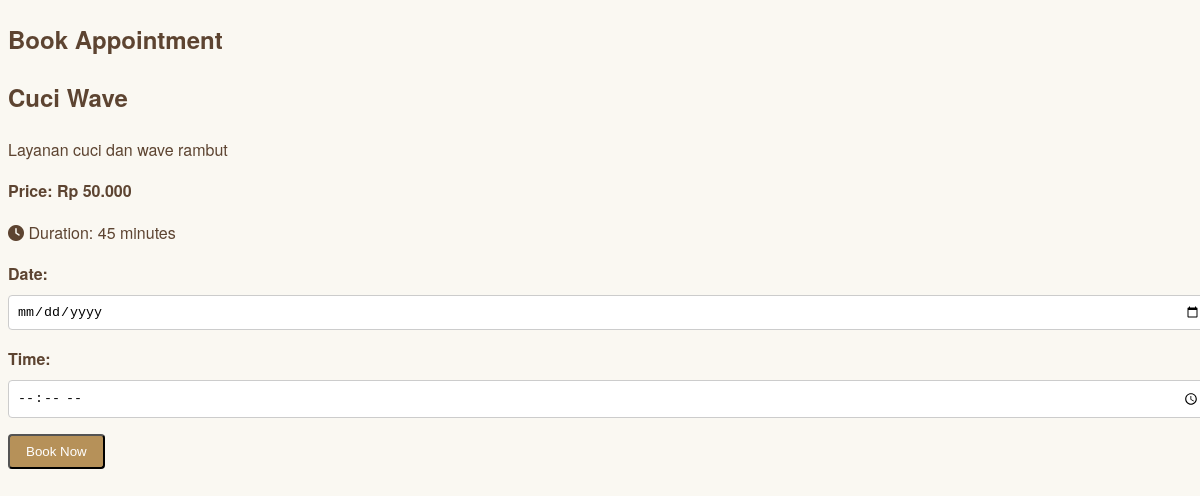
Page /book.php?service_id=4 (signed in) on the committed database.
### tables this page shows
CREATE TABLE `services` (
  `id` int(11) NOT NULL,
  `category_id` int(11) DEFAULT NULL,
  `name` varchar(100) NOT NULL,
  `description` text DEFAULT NULL,
  `price` decimal(10,2) NOT NULL,
  `duration` int(11) NOT NULL
);

### book.php (the view, shortened to what this page needs)
<?php
require_once 'config.php';
$serviceId = $_GET['service_id'];
$stmt = $pdo->prepare("SELECT * FROM services WHERE id = ?");
$stmt->execute([$serviceId]);
$service = $stmt->fetch(PDO::FETCH_ASSOC);
?>
<!DOCTYPE html>
<html lang="id">
<head>
    <link rel="stylesheet" href="styles/main.css">
    <link rel="stylesheet" href="https://cdnjs.cloudflare.com/ajax/libs/font-awesome/6.0.0-beta3/css/all.min.css">
</head>
<body>
    <section class="booking">
        <h1>Book Appointment</h1>
        <div class="booking-form">
            <h2><?php echo htmlspecialchars($service['name']); ?></h2>
            <p><?php echo htmlspecialchars($service['description']); ?></p>
            <p><strong>Price: Rp <?php echo number_format($service['price'], 0, ',', '.'); ?></strong></p>
            <p><i class="fas fa-clock"></i> Duration: <?php echo $service['duration']; ?> minutes</p>
            <form action="" method="post">
                <div class="form-group">
                    <label for="appointment_date">Date:</label>
                    <input type="date" id="appointment_date" name="appointment_date" required>
                </div>
                <div class="form-group">
                    <label for="appointment_time">Time:</label>
                    <input type="time" id="appointment_time" name="appointment_time" required>
                </div>
                <button type="submit" class="btn btn-primary">Book Now</button>
            </form>
        </div>
    </section>
</body>
</html>

### styles/main.css (style rules this page uses)
:root { --primary-color: #b69159; --secondary-color: #8c6642; --accent-color: #d4c39d; --background-color: #faf8f2; --text-color: #5d4431; --text-light-color: #72533a; }
body { font-family: "Helvetica Neue", Arial, sans-serif; background-color: var(--background-color); color: var(--text-color); line-height: 1.6; }
.btn { display: inline-block; background-color: var(--primary-color); color: white; padding: 0.5rem 1rem; border-radius: 0.25rem; text-decoration: none; transition: background-color 0.3s ease; }
.form-group { margin-bottom: 1rem; }
.form-group label { display: block; margin-bottom: 0.5rem; font-weight: bold; }
.form-group input, .form-group select { width: 100%; padding: 0.5rem; border: 1px solid #ccc; border-radius: 0.25rem; }

### rows in the picture
services: name "Cuci Wave", description "Layanan cuci dan wave rambut", price "50.000", duration "45"
